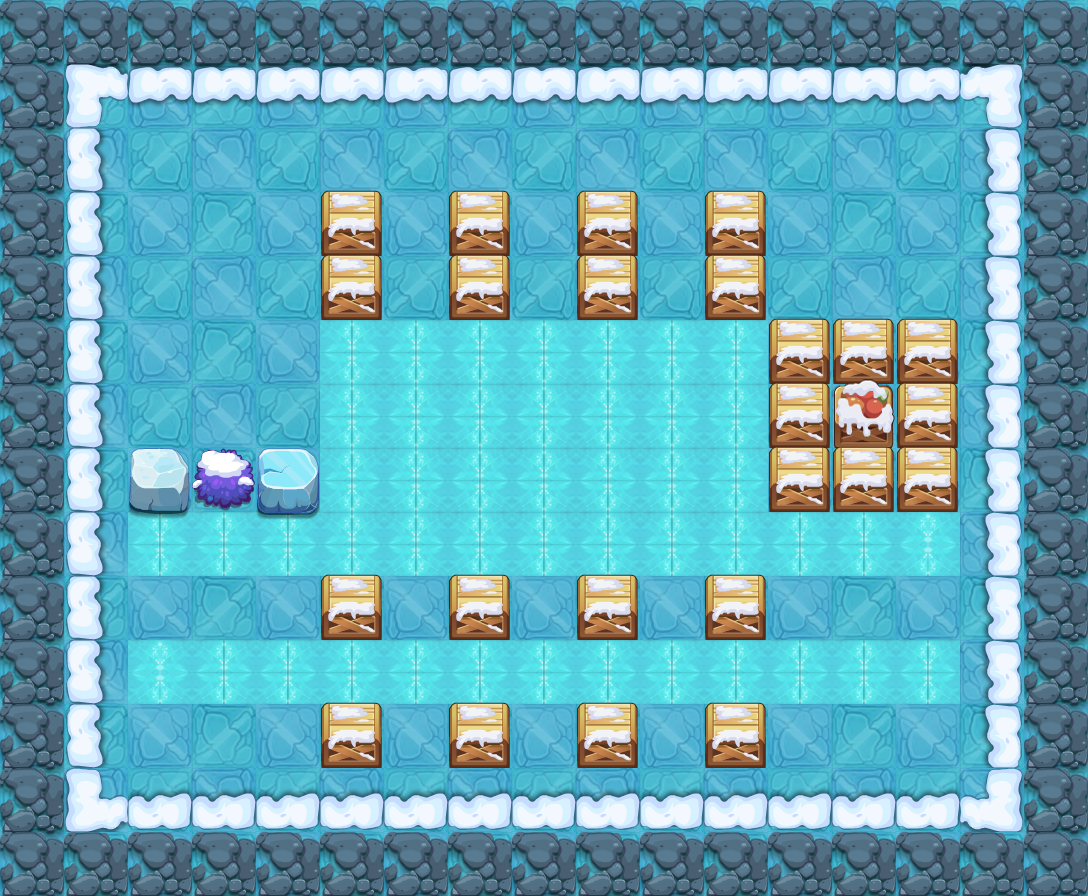

Rendered tile map (Tiled .tmx) drawn with the repository's tilesets; below, a short description and the map source with its tile grids summarised:
An orthogonal 17x14 tile map with 64x64 px tiles, 13 tile layers (PASS, 块层 2, 块层 3, 块层 5, ...) and 9 objects (5x TRAP, 3x hsbjg1, PLAYER).

<map version="1.0" orientation="orthogonal" width="17" height="14" tilewidth="64" tileheight="64">
 <properties>
  <property name="DESTRY1" value="96" />
  <property name="DESTRY2" value="100" />
  <property name="DESTRY3" value="102" />
  <property name="DESTRY4" value="108" />
  <property name="DESTRY_COUNT" value="4" />
  <property name="EXP" value="1100" />
  <property name="ITEM" value="D042" />
  <property name="LOSE_SCRIPT" value="" />
  <property name="MONEY" value="1650" />
  <property name="START_SCRIPT" value="" />
  <property name="WIN_SCRIPT" value="" />
 </properties>
 <tileset firstgid="1" name="jdbl" tilewidth="64" tileheight="64">
  <image source="jdbl-hd.png" width="1000" height="1000" />
 </tileset>
 <layer name="PASS" width="17" height="14">
  <data>[238 cells, 138 non-empty, 7 distinct tile ids]</data>
 </layer>
 <layer name="块层 2" width="17" height="14">
  <data>[238 cells, 171 non-empty, 6 distinct tile ids]</data>
 </layer>
 <layer name="块层 3" width="17" height="14">
  <data>[238 cells, 58 non-empty, 1 distinct tile ids]</data>
 </layer>
 <layer name="块层 5" width="17" height="14">
  <data>[238 cells, 50 non-empty, 2 distinct tile ids]</data>
 </layer>
 <layer name="块层 17" width="17" height="14">
  <data>[238 cells, 2 non-empty, 2 distinct tile ids]</data>
 </layer>
 <layer name="块层 6" width="17" height="14">
  <data>[238 cells, 28 non-empty, 5 distinct tile ids]</data>
 </layer>
 <layer name="SHELTER 10" width="17" height="14">
  <data>[238 cells, 4 non-empty, 1 distinct tile ids]</data>
 </layer>
 <layer name="SHELTER 8" width="17" height="14">
  <data>[238 cells, 4 non-empty, 1 distinct tile ids]</data>
 </layer>
 <layer name="SHELTER 6" width="17" height="14">
  <data>[238 cells, 3 non-empty, 1 distinct tile ids]</data>
 </layer>
 <layer name="SHELTER 5" width="17" height="14">
  <data>[238 cells, 3 non-empty, 2 distinct tile ids]</data>
 </layer>
 <layer name="SHELTER 4" width="17" height="14">
  <data>[238 cells, 3 non-empty, 1 distinct tile ids]</data>
 </layer>
 <layer name="SHELTER 3" width="17" height="14">
  <data>[238 cells, 4 non-empty, 1 distinct tile ids]</data>
 </layer>
 <layer name="SHELTER 2" width="17" height="14">
  <data>[238 cells, 4 non-empty, 1 distinct tile ids]</data>
 </layer>
 <objectgroup name="对象层 1" width="34" height="28">
  <object name="hsbjg1" x="192" y="704" width="64" height="64">
   <properties>
    <property name="lua_ai" value="monster_hsbjg_ai" />
    <property name="quality" value="hsbjg1.quality" />
   </properties>
  </object>
  <object name="PLAYER" type="PLAYER" x="128" y="128" width="64" height="64" />
  <object name="ice_road" type="TRAP" x="320" y="320" width="448" height="192">
   <properties>
    <property name="lua_ai" value="ice_road_ai" />
   </properties>
  </object>
  <object name="zi_dan_left1" type="TRAP" x="896" y="512" width="64" height="64">
   <properties>
    <property name="trap_ani" value="fire_cat_left.actor" />
    <property name="trap_delay" value="2" />
    <property name="trap_id" value="0" />
    <property name="trap_script" value="trap(&quot;zi_dan_left1&quot;):setAtkPower(target(&quot;PLAYER&quot;):getHP()*0.1);trap(&quot;zi_dan_left1&quot;):turnLeft(); trap(&quot;zi_dan_left1&quot;):getAI():getActions():addObject( AIUseSkill:create(   SkillLua:create(&quot;skill_0001&quot;)  )  );" />
    <property name="trap_start_mode" value="2" />
    <property name="trap_state" value="open" />
   </properties>
  </object>
  <object name="zi_dan_right1" type="TRAP" x="128" y="640" width="64" height="64">
   <properties>
    <property name="trap_ani" value="fire_cat_right.actor" />
    <property name="trap_delay" value="2" />
    <property name="trap_id" value="0" />
    <property name="trap_script" value="trap(&quot;zi_dan_right1&quot;):setAtkPower(target(&quot;PLAYER&quot;):getHP()*0.1);trap(&quot;zi_dan_right1&quot;):turnRight(); trap(&quot;zi_dan_right1&quot;):getAI():getActions():addObject( AIUseSkill:create(   SkillLua:create(&quot;skill_0001&quot;)  )  );" />
    <property name="trap_start_mode" value="2" />
    <property name="trap_state" value="open" />
   </properties>
  </object>
  <object name="ice_road" type="TRAP" x="128" y="512" width="768" height="64">
   <properties>
    <property name="lua_ai" value="ice_road_ai" />
   </properties>
  </object>
  <object name="ice_road" type="TRAP" x="192" y="640" width="768" height="64">
   <properties>
    <property name="lua_ai" value="ice_road_ai" />
   </properties>
  </object>
  <object name="hsbjg1" x="512" y="704" width="64" height="64">
   <properties>
    <property name="lua_ai" value="monster_hsbjg_ai" />
    <property name="quality" value="hsbjg1.quality" />
   </properties>
  </object>
  <object name="hsbjg1" x="832" y="704" width="64" height="64">
   <properties>
    <property name="lua_ai" value="monster_hsbjg_ai" />
    <property name="quality" value="hsbjg1.quality" />
   </properties>
  </object>
 </objectgroup>
</map>
